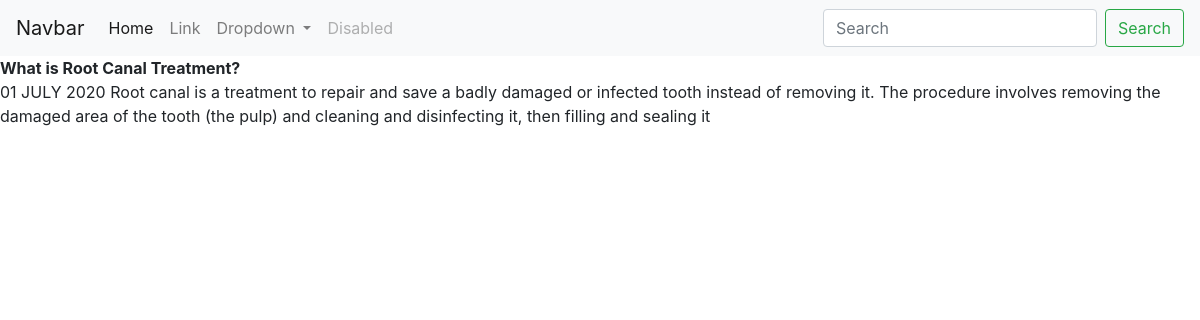
Page /blog/1/ on the committed database.
### blog/models.py (models this page shows)
class Blog(models.Model):
    title = models.CharField(max_length=100)
    description = models.CharField (max_length = 1000)
    date = models.DateField()

### blog/views.py (the view)
def individualblog(request,blog_id):
    individualblog = get_object_or_404(Blog,pk=blog_id)
    return render(request,'blog/individualblog.html',{'blogid':individualblog})

### blog/templates/blog/individualblog.html
{% include 'portfolio/base.html' %}
{% block content %}
<b>{{ blogid.title }}</b><br>
{{ blogid.date|date:'d F Y'| upper}}
{{ blogid.description}}
{% endblock %}

### rows in the picture
Blog: title "What is Root Canal Treatment?", date "01 JULY 2020", description "Root canal is a treatment to repair and save a badly damaged or infected tooth instead of removing it. The procedure involves removing the damaged area of the tooth (the pulp) and cleaning and disinfecting it, then filling and sealing it"
